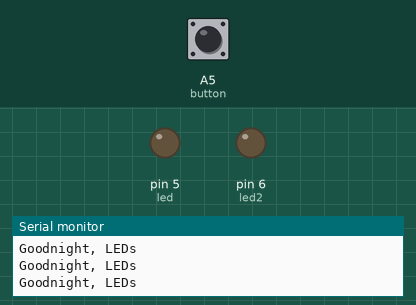
A sketch run on a simulated Arduino Uno, built with avr-gcc and run on an emulated ATmega328P. Parts: output pins drawn as LEDs (lit = HIGH), the last lines printed to the serial monitor. Dashed ring = blinking. Inputs (shaded band) come from the test bench; at power-on: A5 (button) HIGH.

Above: at 1.2 s.
1.3 s: A5 (button) pulled LOW for 0.15 s
At 1.38 s:
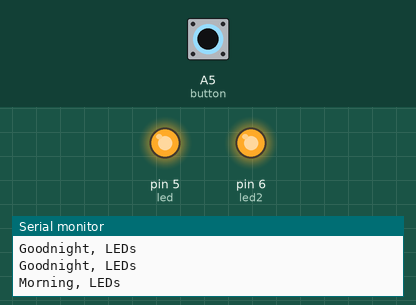
2.9 s: A5 (button) pulled LOW for 1 s
At 5.1 s:
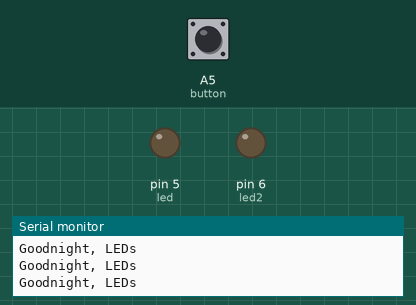
6.9 s: A5 (button) pulsed LOW 2 times (0.12 s each, 0.3 s apart)
At 7.26 s:
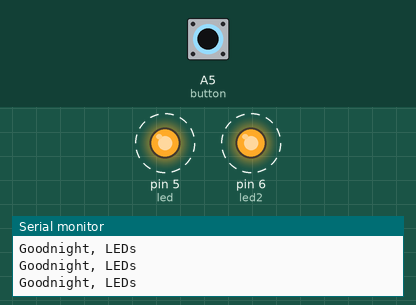
10.5 s: A5 (button) driven LOW
At 11.8 s:
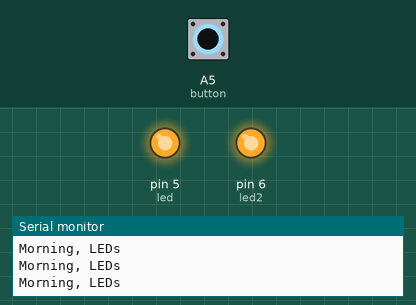
13.5 s: A5 (button) driven HIGH
At 14.0 s:
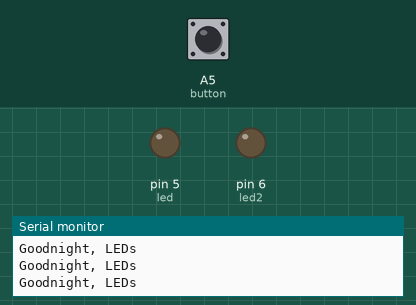
Timing chart, 0 to 16.5 s (numbered marks = the images above; inputs shaded):
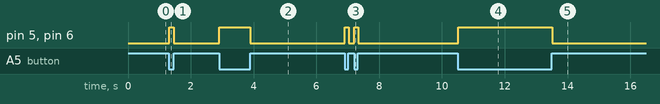

The sketch:

WhatDoYouStandFor.ino
```cpp
/*
 * What Do You Stand For? Patch
 * Alejandra Vasquez
 *
 * This sketch turns three LEDs on or off based on the state of a switch. This is the code
 * used in the example video.
 *
 */

int led = 5;
int led2 = 6;
int button = A5;
int buttonState;

void setup() {
  // put your setup code here, to run once:
  //LEDs
  pinMode(led, OUTPUT);
  pinMode(led2, OUTPUT);

  //push button
  pinMode(button, INPUT_PULLUP);

  Serial.begin(9600);
}

void loop() {
  // put your main code here, to run repeatedly:

  //read the button
  buttonState = digitalRead(button);

  //check to see if button is pressed
  if (buttonState == LOW) {

    //if pressed, turn on LED
    digitalWrite(led, HIGH);
    digitalWrite(led2, HIGH);
    digitalWrite(led, HIGH);

    Serial.println("Morning, LEDs");
  }
  else {

    // if not pressed, turn off LED
    digitalWrite(led, LOW);
    digitalWrite(led2, LOW);

    Serial.println("Goodnight, LEDs");
  }
}
```

Measured:
- after the input at 1.3 s, pin 5 (led), pin 6 (led2): LOW → HIGH at once, → LOW 0.14 s later
- after the input at 2.9 s, pin 5 (led), pin 6 (led2): LOW → HIGH at once, → LOW 1.0 s later
- after the input at 6.9 s, pin 5 (led), pin 6 (led2): alternates HIGH for 0.12 s and LOW for 0.18 s, 4 changes in all, then stays LOW, starting at once
- after the input at 10.5 s, pin 5 (led), pin 6 (led2): LOW → HIGH at once
- after the input at 13.5 s, pin 5 (led), pin 6 (led2): HIGH → LOW at once
